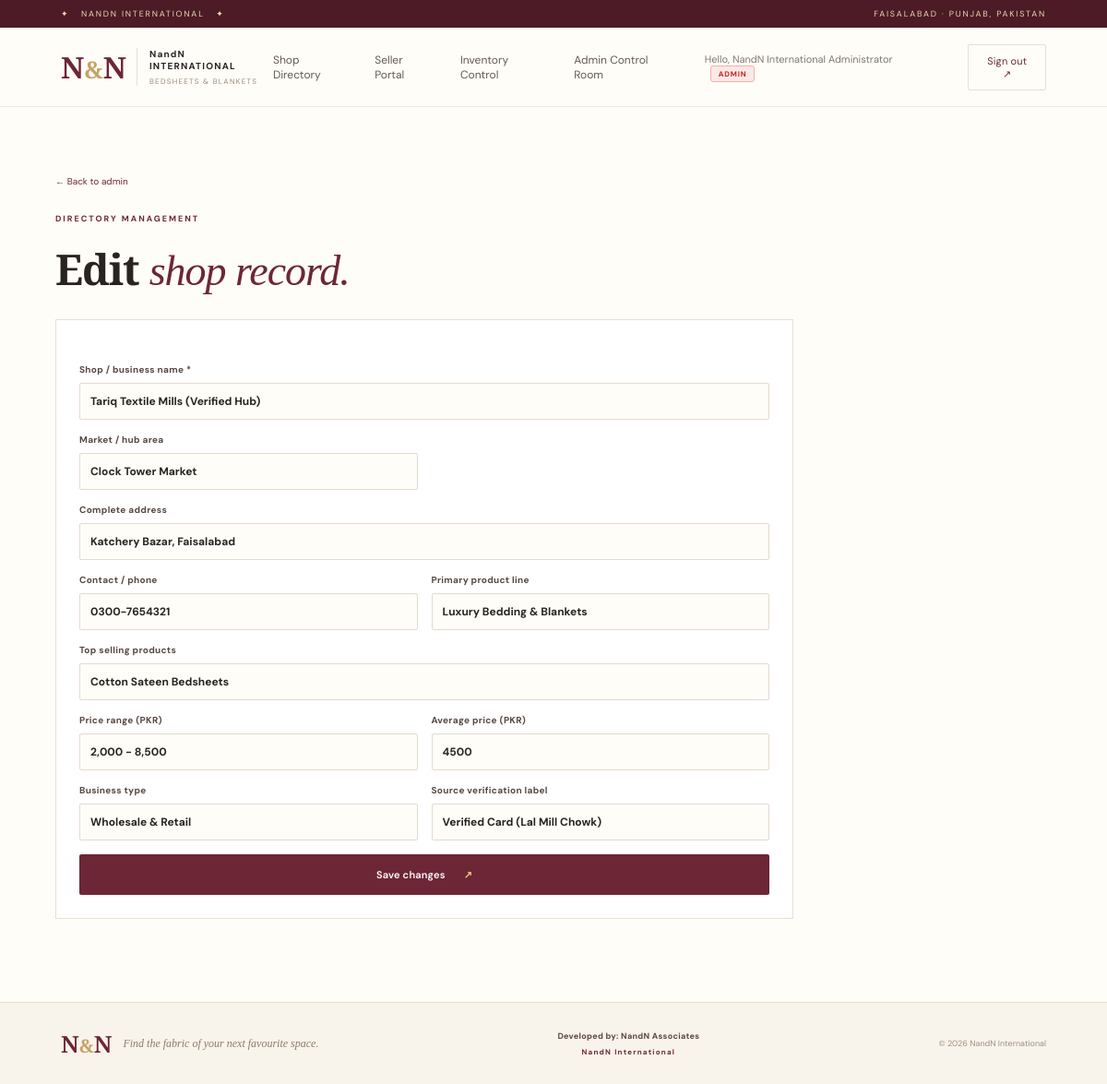
Screenshot of /admin/shop/1 (signed in) with the database file from the repository.
### tables this page shows
CREATE TABLE shops(id INTEGER PRIMARY KEY,name TEXT NOT NULL,market_area TEXT,address TEXT,phone TEXT,product_line TEXT,top_products TEXT,price_range TEXT,average_price TEXT,business_type TEXT,verification TEXT,product_image_name TEXT,photo1 TEXT,photo2 TEXT, seller_id INTEGER DEFAULT NULL);

### app.py (the view, shortened to what this page needs)
@app.route('/admin/shop/<int:shop_id>', methods=['GET', 'POST'])
@admin_required
def edit_shop(shop_id):
    keys = ['name', 'market_area', 'address', 'phone', 'product_line', 'top_products', 'price_range', 'average_price', 'business_type', 'verification']
    with connect() as db:
        shop = db.execute('SELECT * FROM shops WHERE id=?', (shop_id,)).fetchone()
    if not shop:
        abort(404)
    return render_template('edit_shop.html', shop=shop)

### app.py (called while the page is built)
def connect():
    db = sqlite3.connect(DB_PATH)
    db.row_factory = sqlite3.Row
    db.execute('PRAGMA foreign_keys=ON')
    return db

def admin_required(fn):
    @wraps(fn)
    def wrapped(*a, **kw):
        if not session.get('user_id'):
            flash('Pehle Admin account se login karein.', 'info')
            return redirect(url_for('admin_login'))
        if session.get('role') != 'admin':
            abort(403)
        return fn(*a, **kw)
    return wrapped

@app.context_processor
def globals_for_templates():
    return {
        'current_user': session.get('user_name'),
        'user_role': session.get('role')
    }

### templates/edit_shop.html
{% extends 'base.html' %}{% block title %}Edit {{ shop.name }} | NandN International{% endblock %}{% block content %}<section class="admin-wrap"><a class="back-link" href="{{ url_for('admin') }}">← Back to admin</a><div class="section-kicker">DIRECTORY MANAGEMENT</div><h1>Edit <em>shop record.</em></h1><section class="admin-box" style="max-width:800px;margin-top:24px"><form method="post" class="admin-form">{% for key,label in [('name','Shop / business name'),('market_area','Market / hub area'),('address','Complete address'),('phone','Contact / phone'),('product_line','Primary product line'),('top_products','Top selling products'),('price_range','Price range (PKR)'),('average_price','Average price (PKR)'),('business_type','Business type'),('verification','Source verification label')] %}<label>{{ label }}{% if key=='name' %} *{% endif %}<input name="{{ key }}" value="{{ shop[key] or '' }}" {% if key=='name' %}required{% endif %}></label>{% endfor %}<button class="btn btn-primary" type="submit">Save changes <span>↗</span></button></form></section></section>{% endblock %}

### static/css/style.css (style rules this page uses)
:root { --wine:#6d2635;--wine2:#8c3948;--ink:#292321;--muted:#807671;--cream:#f7f2e9;--paper:#fffdf8;--gold:#c5a365;--line:#e8dfd2;--green:#536b53;--serif:'Playfair Display',Georgia,serif;--sans:'DM Sans',Arial,sans-serif }
* { box-sizing:border-box }
html { scroll-behavior:smooth }
body { margin:0;background:var(--paper);color:var(--ink);font-family:var(--sans);font-size:14px;-webkit-font-smoothing:antialiased }
a { color:inherit;text-decoration:none }
button,input,select { font:inherit }
.eyebrow,.section-kicker,.form-kicker { font-size:9px;font-weight:700;letter-spacing:2px;color:var(--wine);display:flex;align-items:center;gap:9px }
h1,h2,h3,p { margin-top:0 }
.hero h1 em,h2 em,.directory-head h1 em,.admin-wrap h1 em { font-weight:500;color:var(--wine);font-style:italic }
.btn { display:inline-flex;align-items:center;justify-content:center;gap:20px;border:0;border-radius:2px;padding:15px 20px;font-size:11px;font-weight:600;letter-spacing:.2px;cursor:pointer;transition:transform .25s,box-shadow .25s }
.btn-gold span,.btn-primary span { color:#e6c887 }
.auth-panel h1,.admin-wrap h1 { font:600 38px var(--serif);letter-spacing:-1px;margin:17px 0 8px }
.auth-form label,.admin-form label { display:flex;flex-direction:column;gap:8px;font-size:10px;font-weight:700;color:#574740;letter-spacing:.3px }
.auth-form input,.admin-form input { width:100%;border:1px solid #e5dace;background:#fffdf8;border-radius:2px;padding:14px 13px;outline:none;font-size:12px;color:var(--ink);transition:border .2s }
.auth-form input::placeholder,.admin-form input::placeholder { color:#b2a59a }
.btn-primary { background:var(--wine);color:white }
.back-link { font-size:10px;color:var(--wine);display:inline-block;margin-bottom:28px }
.admin-wrap { max-width:1250px;margin:auto;padding:70px 5% 90px }
.admin-wrap>h1 { font-size:46px }
.admin-box { background:#fff;border:1px solid var(--line);padding:25px }
.admin-form { display:grid;grid-template-columns:1fr 1fr;gap:15px;margin-top:22px }
.admin-form label:first-child,.admin-form label:nth-child(3),.admin-form label:nth-child(6),.admin-form button { grid-column:span 2 }
.admin-form input { padding:11px }

### rows the page displays
shops: name "Tariq Textile Mills (Verified Hub)" "Clock Tower Market" "Katchery Bazar, Faisalabad" "0300-7654321" "Luxury Bedding & Blankets" "Cotton Sateen Bedsheets" "2,000 - 8,500" "4500" "Wholesale & Retail" "Verified Card (Lal Mill Chowk)"

### other values shown
{{ current_user }} "NandN International Administrator"
{{ user_role|title }} "ADMIN"
{{ label }} "Shop / business name" "Market / hub area" "Complete address" "Contact / phone" "Primary product line" "Top selling products" "Price range (PKR)" "Average price (PKR)" "Business type" "Source verification label"
